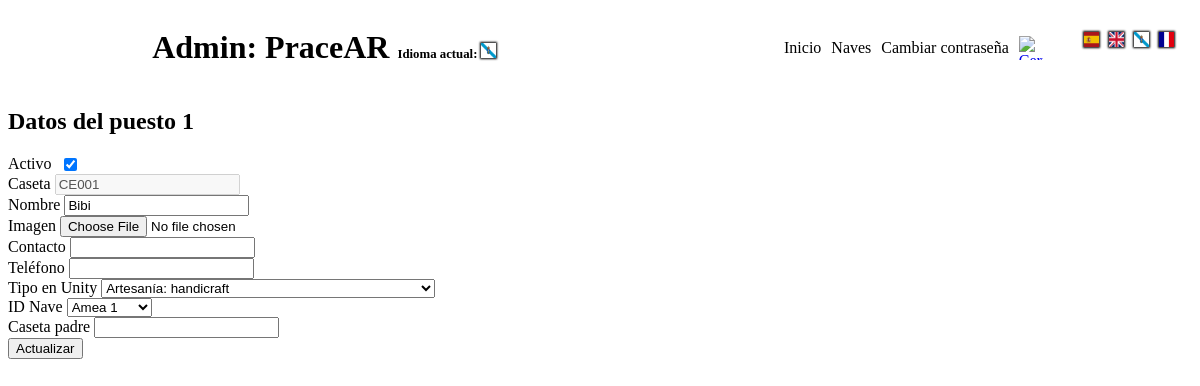
Before: /?page=edit&id=1&lang=gl (signed in) with the older database file.
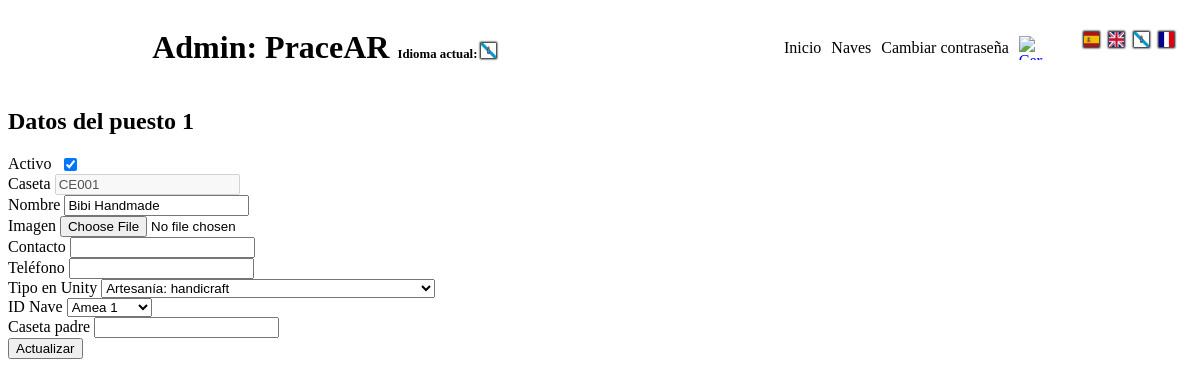
After: the same page with the newer database file.
### tables this page shows
CREATE TABLE `puestos` (
  `id` int(11) NOT NULL,
  `caseta` char(5) NOT NULL,
  `nombre` varchar(50) NOT NULL DEFAULT 'Desconocido',
  `imagen` mediumtext DEFAULT NULL,
  `contacto` varchar(250) DEFAULT NULL,
  `telefono` varchar(15) DEFAULT NULL,
  `id_nave` int(11) DEFAULT NULL,
  `activo` tinyint(1) NOT NULL DEFAULT 1,
  `tipo_unity` varchar(30) NOT NULL DEFAULT 'default',
  `caseta_padre` char(5) DEFAULT NULL
);

### admin/editar.php (the view, shortened to what this page needs)
<?php
require_once(COMPONENT_ADMIN . 'sections' . DIRECTORY_SEPARATOR . 'header.php');
?>
<form id="formulario" action="#" method="post" enctype="multipart/form-data">
    <?php
    $id = $_GET['id'];
    $conexion = new mysqli($servidor_bd, $usuario, $clave, $bd);
    $sql = "SELECT * FROM puestos WHERE id = $id";
    $resultado = $conexion->query($sql);
    $fila = $resultado->fetch_assoc();
    ?>
    <h2 id="cabecera_tabla">Datos del puesto <?= $fila["id"] ?></h2>
    <div style="display:flex; align-items: center; gap: .5em;">
        <label for="activo">Activo</label>
        <?php
        $activo = $fila["activo"];
        ?>
        <input type="checkbox" id="activo" name="activo" value="<?= $activo ?>" <?= $activo == 1 ? "checked" : "" ?>>
    </div>
    <div>
        <label for="caseta">Caseta</label>
        <input type="text" id="caseta" disabled value="<?= $fila["caseta"] ?>">
    </div>
    <div>
        <label for="nombre">Nombre</label>
        <input id="nombre" type="text" name="nombre" value="<?= $fila["nombre"] ?>">
    </div>
    <div>
        <label for="imagen">Imagen</label>
        <?php
        $imagenPath = "assets/" . $fila["caseta"] . ".jpg";
        if (file_exists($imagenPath)): ?>
            <div style="display: flex;gap: 2rem;">
                <button style="width: 200px; height: 96px; background-color: red" id="eliminar_imagen"
                    name="eliminar_imagen" type="submit" value="1">Eliminar</button>
                <img src="<?= $imagenPath ?>" alt="Imagen del puesto" class="zoomable" style="object-fit: cover; height: 100px;">
            </div>
        <?php else: ?>
            <input type="file" id="imagen" name="imagen" accept=".jpg, .jpeg">
        <?php endif; ?>
    </div>
    <div>
        <label for="contacto">Contacto</label>
        <input type="text" id="contacto" name="contacto" value="<?= $fila["contacto"] ?>">
    </div>
    <div>
        <label for="telefono">Teléfono</label>
        <input type="text" id="telefono" name="telefono" value="<?= $fila["telefono"] ?>">
    </div>
    <div>
        <label for="tipo_unity">Tipo en Unity</label>
        <select name="tipo_unity" id="tipo_unity">
            <?php foreach (UNITY_TYPE as $key => $value): ?>
                <?php $selected = $key === $fila["tipo_unity"] ? "selected" : ""; ?>
                <option value="<?= $key ?>" <?= $selected ?>><?= $value ?></option>
            <?php endforeach; ?>
        </select>
    </div>
    <div>
        <label for="id_nave">ID Nave</label>
        <select id="id_nave" name="id_nave">
            <?php
            $sql_naves = "SELECT * FROM naves";
            $resultado_naves = $conexion->query($sql_naves);
            while ($fila_naves = $resultado_naves->fetch_assoc()):
                if ($fila["id_nave"] == $fila_naves["id"]):
                    ?>
                    <option value="<?= $fila_naves["id"] ?>" selected><?= $fila_naves["tipo"] ?></option>
                <?php else: ?>
                    <option value="<?= $fila_naves["id"] ?>"><?= $fila_naves["tipo"] ?></option>
                <?php endif; ?>
            <?php endwhile; ?>
        </select>
    </div>
    <div>
        <label for="caseta_padre">Caseta padre</label>
        <input name="caseta_padre" type="text" id="caseta_padre" value="<?= $fila["caseta_padre"] ?>">
    </div>
    <div id="div-botones">
        <input id="actualizar" type="submit" value="Actualizar">
    </div>
</form>
</body>
</html>

Changed rows visible on the page:
changed puestos "CE001": nombre "Bibi" → "Bibi Handmade"
